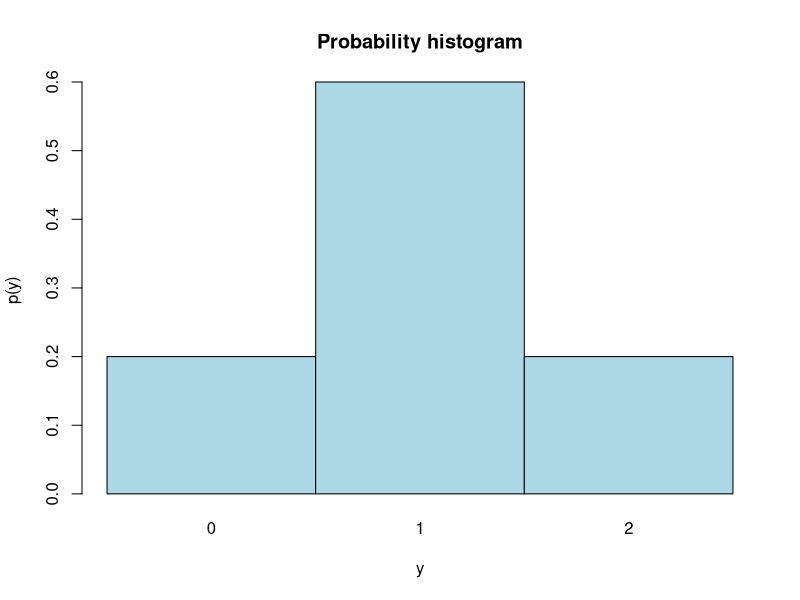
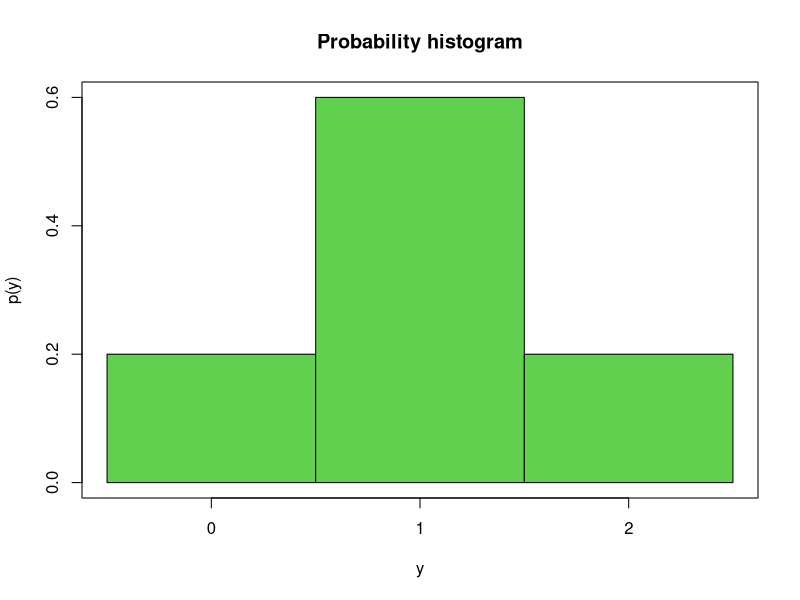

Write R code to recreate these figures, in order.

#################################################
## Exercises 3.52, 3.58, 3.115, and 3.117 
## of the textbook on the binomial distribution 
## and the hypergeometric distribution
#################################################




#######
# 3.52 
#######

# Fixed number (20) of Bernoulli trials (taster/not taster), 
# all independent and with same success rate (p=0.7)
# Count # successes (=#tasters) in sample --> binomial r.v.

n <- 20 # sample size
p <- .7 # proportion of "tasters"

## Part a: P(Y >= 17)
pbinom(16,n,p,lower.tail=FALSE) 

## Part b: P(Y < 15)
pbinom(14,n,p) 



#######
# 3.58
#######
 
# n = 20 fish (fixed sample size), 
# Bernoulli trials (success: survival, failure: death)
# Independent trials (survival of one fish does not affect others)
# Same probability of survival (p = 100% - 20% = 80%)
# Of interest: Y = # surviving fish 
# --> Binomial distribution with parameters n = 20 and p = 0.8
 
n <- 20
p <- 0.8

## Part a: probability that exactly 14 survive
y <- 14
choose(n,y) * p^y * (1-p)^(n-y) # by hand
dbinom(y,n,p) # using built-in functions

## Part b: probability that at least 10 survive
sum(dbinom(10:20,n,p)) # a bit clunky, but it works
1 - pbinom(9,n,p) # P(Y >= 10) = 1 - P(Y <= 9)
pbinom(9,n,p,lower.tail=FALSE) # P(Y >= 10) = P(Y > 9)

# All three methods are valid 

## Part c: probability that at most 16 survive
pbinom(16,n,p)

## Part d: mean and variance of the number that survive
(mu <- n*p)
(sigma2 <- n*p*(1-p))

# The parentheses are used to print the result at the same time 
# as this result is assigned. Compare with 
mu <- n*p



########
# 3.115 
########

# N=6 transistors, r=2 defectives, n=3 sampled
# Y = # defectives
# 1) Finite population, 2) binary characteristic (defective/not defective),
# 3) sampling w/o replacement, 4) count # successes (here, # defectives).
# --> Y has a hypergeometric distribution


y <- 0:2 # possible values of Y 
# Note: although 3 transistors are sampled, only 2 are defective in the radio,
# which is why the value Y=3 is not possible. 
r <- 2 # number of defectives 
n <- 3 # sample size
N <- 6 # population size

## Calculate probability distribution by hand
p <- choose(r,y) * choose(N-r,n-y) / choose(6,3)

## Using built-in functions
p2 <- dhyper(y,r,N-r,n)

## Make sure the two calculations yield the same result
identical(p,p2) # test for strict equality
all.equal(p,p2) # allow numerical equality within machine error tolerance
 
## Plot 
# With function 'barplot'
barplot(p, names.arg=y, space=0, col="lightblue", 
	xlab="y", ylab="p(y)", main="Probability histogram")

# With function 'rect'
ybreaks <- seq(from=-0.5, to=2.5, by=1)
# Set up new empty plot
plot(0, 0, xlim=range(ybreaks), ylim=c(0,max(p)), 
	type="n", xaxt="n", yaxt="n", xlab="y", ylab="p(y)")
# Add rectangles
rect(xleft=ybreaks[1:3], ybottom=rep(0,3), 
	xright=ybreaks[2:4], ytop=p, col=3)
# Add axis ticks and title
axis(1, at=y)
axis(2, at=seq(0,0.6,by=0.2)) 
title("Probability histogram")




########
# 3.117 
########

## 1) Random sample from finite population, 2) fixed sample size, 
## 3) sampling w/o replacement, 4) count "successes" in sample 
## --> hypergeometric distribution

m <- 18 # successes (properly drilled gearboxes)
n <- 2  # failures
k <- 5  # sample size


## Probability that all 5 sampled gearboxes are properly drilled
dhyper(5,m,n,k)

## Direct calculation (event-composition method)
# First sampled drill is working, 2nd is, ... , and 5th is
# p = (18/20) * (17/19) * (16/18) * (15/17) * (14/16)
prod((18:14)/(20:16))

# And, as a fraction: 
library(MASS)
fractions(prod((18:14)/(20:16))) 






